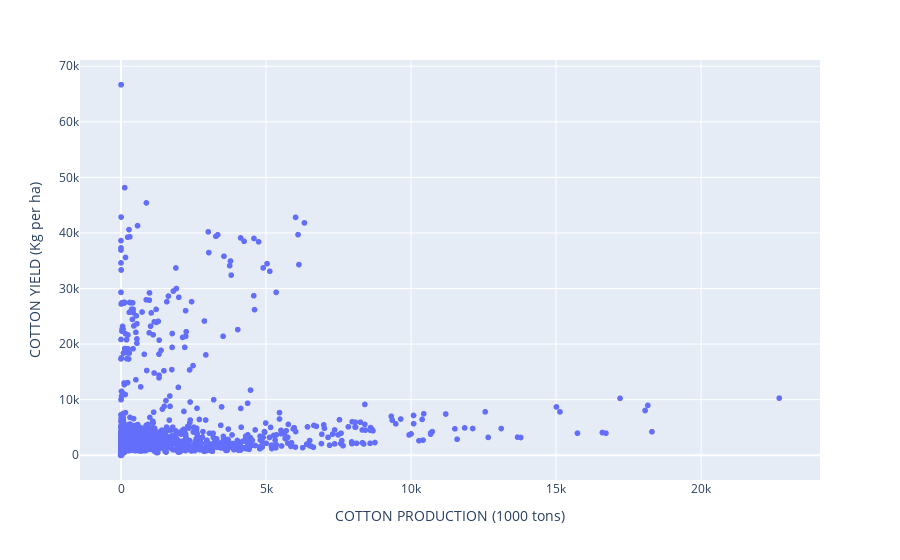

The code cell stored with this chart in its notebook:
### Code cell
fig = px.scatter(india_train, x="COTTON PRODUCTION (1000 tons)", y="COTTON YIELD (Kg per ha)")
fig.show()

### Figure 1 — Plotly figure (JSON) as saved in the notebook; plotly's stock layout.template omitted (floating-point values rounded to 4 significant figures; data arrays with more than 128 entries replaced by an {"elided": "..."} marker saying what was removed)
{"data": [{"hovertemplate": "COTTON PRODUCTION (1000 tons)=%{x}<br>COTTON YIELD (Kg per ha)=%{y}<extra></extra>", "legendgroup": "", "marker": {"color": "#636efa", "symbol": "circle"}, "mode": "markers", "name": "", "showlegend": false, "type": "scattergl", "x": {"elided": "4705 int values"}, "xaxis": "x", "y": {"elided": "4705 int values"}, "yaxis": "y"}], "layout": {"legend": {"tracegroupgap": 0}, "margin": {"t": 60}, "xaxis": {"anchor": "y", "domain": [0, 1], "title": {"text": "COTTON PRODUCTION (1000 tons)"}}, "yaxis": {"anchor": "x", "domain": [0, 1], "title": {"text": "COTTON YIELD (Kg per ha)"}}}}
